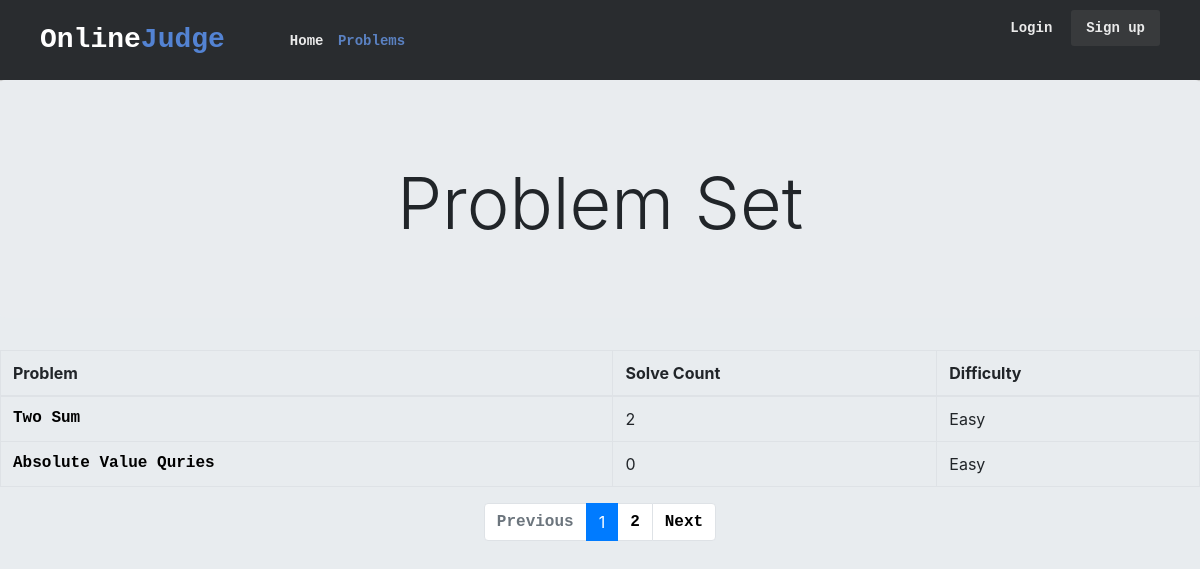
The page /judge/problems on the database as committed earlier.
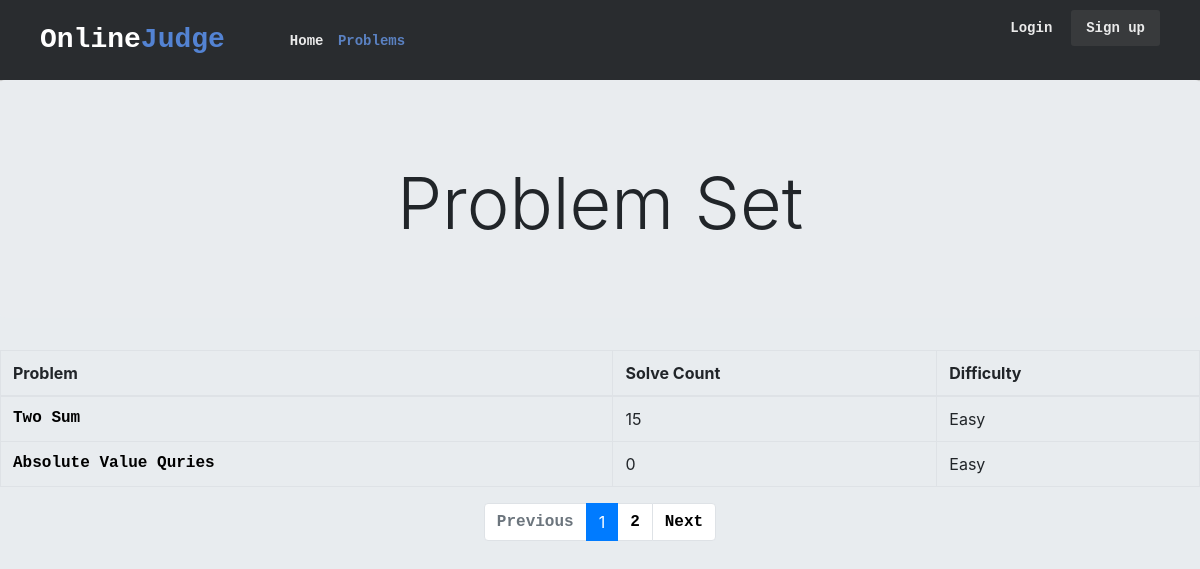
The same page on the database as committed later.
### judge/models.py (models this page shows)
class Problem(models.Model):
    problemId = models.IntegerField()
    problemName = models.CharField(max_length=100)
    problemText = models.TextField()
    difficulty = models.CharField(max_length=15)
    solveCount = models.IntegerField()
    score = models.FloatField()

### judge/views.py (the view)
# urls.py: path('problems', views.problem, name='problem'),
def problem(request):
    latest_question_list = Problem.objects.order_by('difficulty')
    page = request.GET.get('page', 1)
    paginator = Paginator(latest_question_list, 2)
    try:
        latest_question_list = paginator.page(page)
    except PageNotAnInteger:
        latest_question_list = paginator.page(1)
    except EmptyPage:
        latest_question_list = paginator.page(paginator.num_pages)
    return render(request, 'judge/problems.html', {'latest_question_list': latest_question_list})

### judge/templates/judge/problems.html (shortened to what this page needs)
{% load static %}
<html lang="en" dir="ltr">
<head>
    <link rel="stylesheet" href="https://stackpath.bootstrapcdn.com/bootstrap/4.4.1/css/bootstrap.min.css"
>
    <link rel="stylesheet" href="https://use.fontawesome.com/releases/v5.6.3/css/all.css"
>
    <link rel="stylesheet" href="https://stackpath.bootstrapcdn.com/bootstrap/4.2.1/css/bootstrap.min.css"
>
    <link rel="stylesheet" type="text/css" href="{% static 'judge/css/styles.css' %}">
</head>
<body>
    <header class="oj-header">
        <div class="oj-header-limiter">
            <h1><a href="{% url 'index' %}">Online<span>Judge</span></a></h1>
            <nav>
                <a href="{% url 'index' %}">Home</a>
                <a href="{% url 'problem' %}" class="selected">Problems</a>
            </nav>
            <ul>
                <li><a href="/login" class="lightbox_trigger">Login</a></li>
                <li><a href="/register" class="lightbox_trigger">Sign up</a></li>
            </ul>
        </div>
    </header>
    <div class=" jumbotron centered">
        <h1 class="display-3">Problem Set</h1>
    </div>
    <table class="table table-bordered">
        <thead>
            <tr>
                <th>Problem</th>
                <th>Solve Count</th>
                <th>Difficulty</th>
            </tr>
        </thead>
        <tbody>
            {% for problem in latest_question_list %}
            <tr>
                <td>
                    <a href="/judge/problems/{{ problem.problemId }}/">{{ problem.problemName }}</a>
                </td>
                <td>{{ problem.solveCount }}</td>
                <td>{{ problem.difficulty }}</td>
            </tr>
            {% endfor %}
        </tbody>
    </table>
    <nav aria-label="Page navigation example">
        <ul class="pagination justify-content-center">
            {% if latest_question_list.has_previous %}
            <li class="page-item">
                <a class="page-link" href="?page={{ latest_question_list.previous_page_number }}">Previous</a>
            </li>
            {% else %}
            <li class="page-item disabled">
                <a class="page-link" href="#" tabindex="-1" aria-disabled="True">Previous</a>
            </li>
            {% endif %}
            {% for i in latest_question_list.paginator.page_range %}
            {% if latest_question_list.number == i %}
            <li class="page-item active" aria-current="page">
                <span class="page-link">
                    {{ i }}
                </span>
            </li>
            {% elif i > latest_question_list.number|add:'-5' and i < latest_question_list.number|add:'5' %} <li
                class="page-item"><a class="page-link" href="?page={{ i }}">{{ i }}</a></li>
                {% endif %}
                {% endfor %}
                {% if latest_question_list.has_next %}
                <li class="page-item">
                    <a class="page-link" href="?page={{ latest_question_list.next_page_number }}">Next</a>
                </li>
                {% else %}
                <li class="page-item disabled">
                    <a class="page-link" href="#" tabindex="-1" aria-disabled="True">Next</a>
                </li>
                {% endif %}
        </ul>
    </nav>
</body>
</html>

Rows that differ between the two databases and show on the page:
changed Problem "Two Sum": solveCount "2" → "15"
